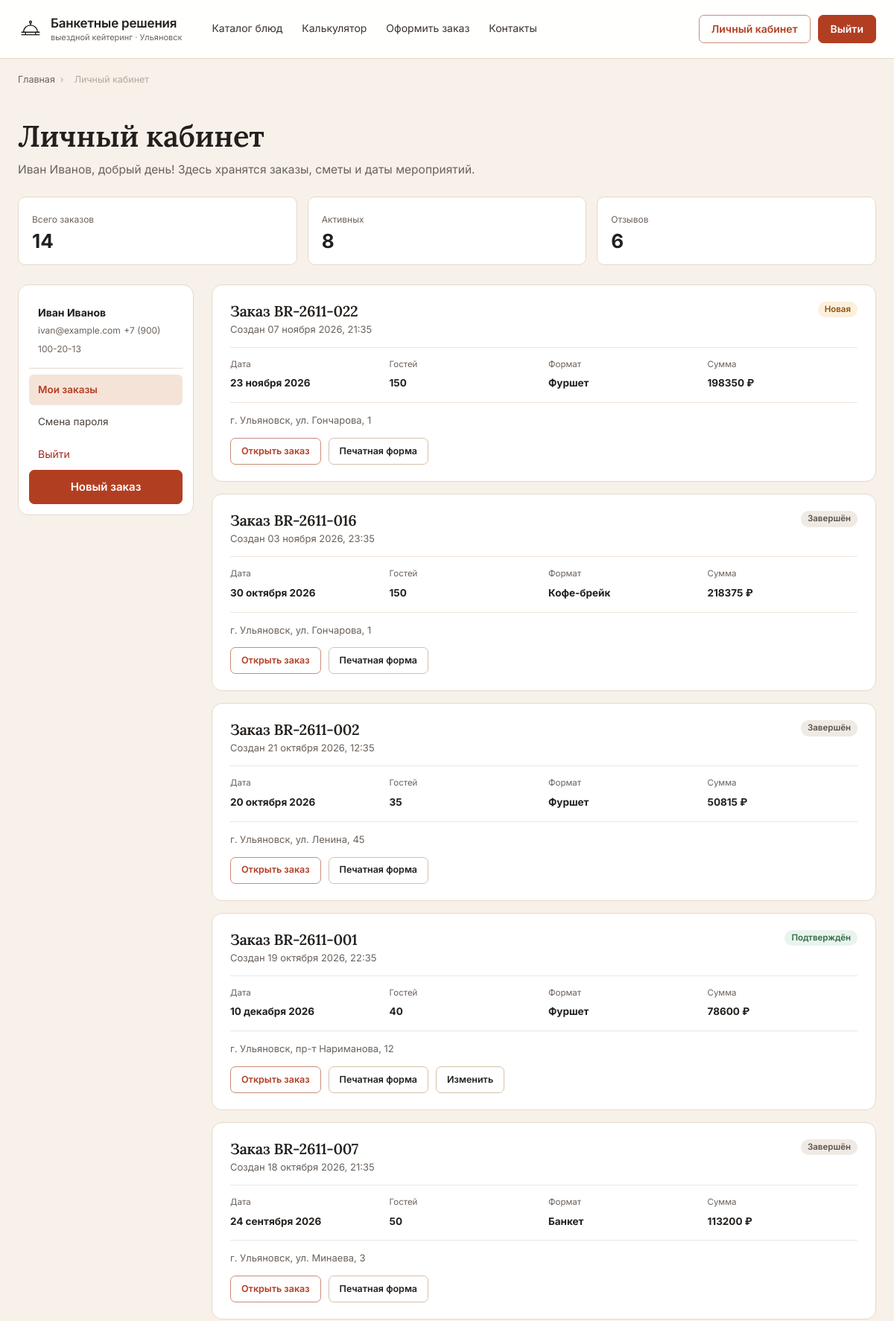
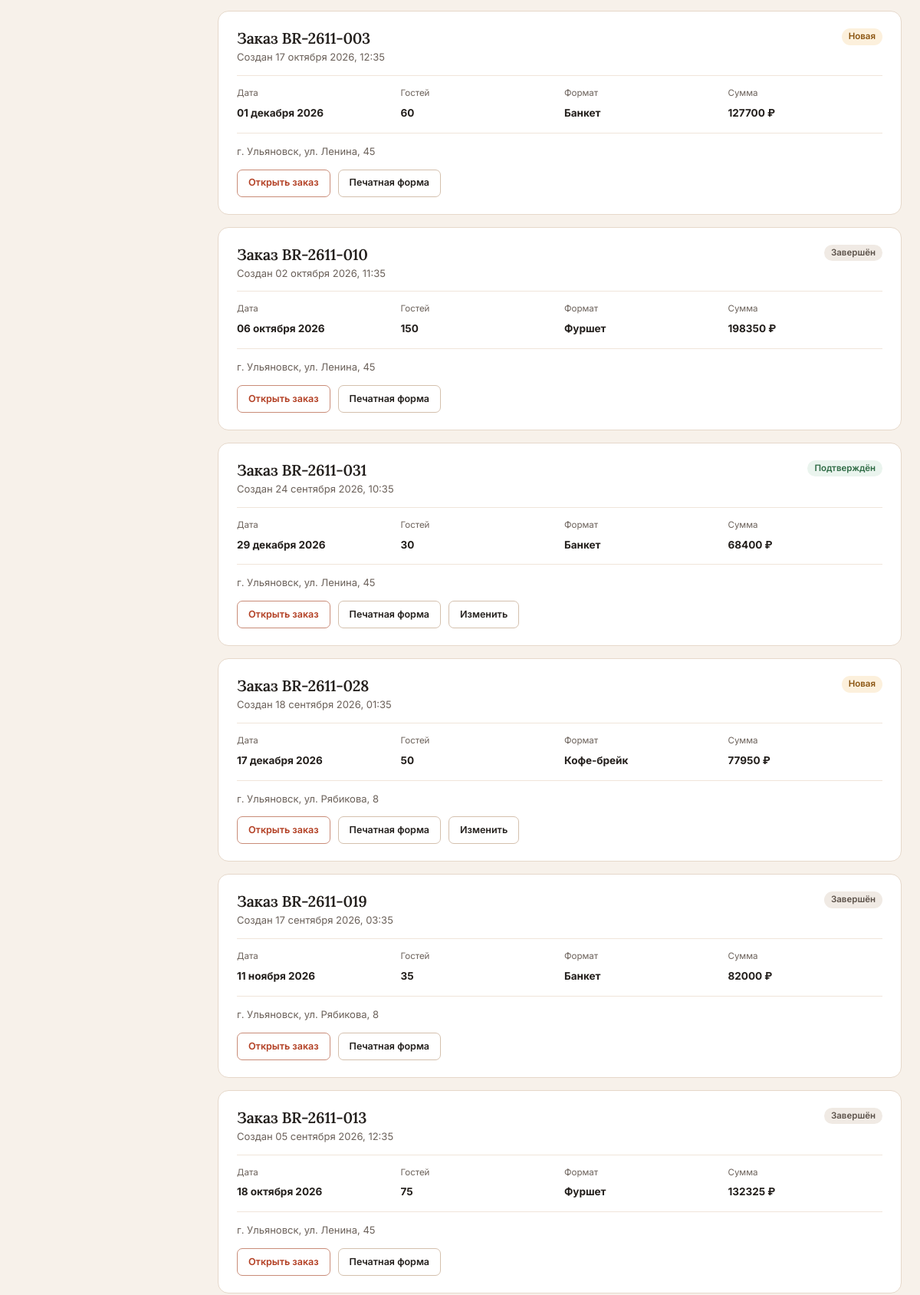
/account/ (signed in, upper part), run on the app's committed database (2 pictures, top to bottom).
### main/models.py (models this page shows, shortened)
class Profile(models.Model):
    user = models.OneToOneField(
        settings.AUTH_USER_MODEL, verbose_name='Пользователь', on_delete=models.CASCADE,
        related_name='profile',
    )
    phone = models.CharField('Телефон', max_length=24, blank=True)
    full_name = models.CharField('Имя и фамилия', max_length=120, blank=True)
    consent = models.BooleanField('Согласие на обработку данных', default=True)
    class Meta:
        verbose_name = 'Профиль'
        verbose_name_plural = 'Профили'

class CateringOrder(models.Model):
    STATUS_NEW = 'new'
    STATUS_CONFIRMED = 'confirmed'
    STATUS_COOKING = 'cooking'
    STATUS_DONE = 'done'
    STATUS_CANCELLED = 'cancelled'
    STATUS_CHOICES = (
        (STATUS_NEW, 'Новая'),
        (STATUS_CONFIRMED, 'Подтверждён'),
        (STATUS_COOKING, 'Готовится'),
        (STATUS_DONE, 'Завершён'),
        (STATUS_CANCELLED, 'Отменён'),
    )
    DECOR_CHOICES = (
        (0, 'Без оформления'),
        (10, 'Стандарт (+10 %)'),
        (25, 'Сложное (+25 %)'),
    )
    number = models.CharField('Номер заказа', max_length=20, unique=True, blank=True)
    customer = models.ForeignKey(
        settings.AUTH_USER_MODEL, verbose_name='Заказчик', on_delete=models.CASCADE,
        related_name='orders',
    )
    event_format = models.ForeignKey(
        EventFormat, verbose_name='Формат', on_delete=models.PROTECT,
        related_name='orders',
    )
    menu_template = models.ForeignKey(
        MenuTemplate, verbose_name='Готовый сет', on_delete=models.SET_NULL,
        related_name='orders', null=True, blank=True,
    )
    event_date = models.DateField('Дата мероприятия')
    guests = models.PositiveIntegerField('Гостей')
    address = models.CharField('Адрес', max_length=250)
    contact_name = models.CharField('Контактное лицо', max_length=120)
    contact_phone = models.CharField('Телефон', max_length=24)
    contact_email = models.EmailField('E-mail')
    decor_percent = models.PositiveSmallIntegerField('Оформление, %', choices=DECOR_CHOICES, default=10)
    comment = models.TextField('Комментарий', blank=True)
    sketch = models.FileField(
        'Эскиз оформления', upload_to='sketches/', blank=True,
        validators=[validate_upload_extension, validate_upload_size],
    )
    status = models.CharField('Статус', max_length=12, choices=STATUS_CHOICES, default=STATUS_NEW)
    menu_total = models.DecimalField('Меню, ₽', max_digits=12, decimal_places=2, default=0)
    decor_total = models.DecimalField('Оформление, ₽', max_digits=12, decimal_places=2, default=0)
    staff_total = models.DecimalField('Персонал, ₽', max_digits=12, decimal_places=2, default=0)
    tableware_total = models.DecimalField('Посуда, ₽', max_digits=12, decimal_places=2, default=0)
    total = models.DecimalField('Итого, ₽', max_digits=12, decimal_places=2, default=0)
    output_per_guest = models.PositiveIntegerField('Выход, г/чел.', default=0)
    created_at = models.DateTimeField('Создан', auto_now_add=True)
    updated_at = models.DateTimeField('Обновлён', auto_now=True)
    class Meta:
        verbose_name = 'Заказ кейтеринга'
        verbose_name_plural = 'Заказы кейтеринга'
        ordering = ('-created_at',)
        indexes = [models.Index(fields=['event_date', 'status'])]
    @property
    def status_css(self):
        return {
            self.STATUS_NEW: 'badge-warning',
            self.STATUS_CONFIRMED: 'badge-success',
            self.STATUS_COOKING: 'badge-neutral',
            self.STATUS_DONE: 'badge-neutral',
            self.STATUS_CANCELLED: 'badge-error',
        }.get(self.status, 'badge-neutral')
    @property
    def can_edit(self):
        if self.status == self.STATUS_CANCELLED:
            return False
        return (self.event_date - timezone.localdate()).days >= 2

class EventFormat(models.Model):
    name = models.CharField('Название', max_length=80, unique=True)
    slug = models.SlugField('Слаг', max_length=80, unique=True, blank=True)
    description = models.TextField('Описание', blank=True)
    price_per_guest = models.DecimalField('Цена за гостя, ₽', max_digits=10, decimal_places=2)
    min_output_per_guest = models.PositiveIntegerField('Рекомендуемая норма выхода, г/чел.')
    duration_hours = models.PositiveSmallIntegerField('Длительность, ч', default=4)
    kitchen_daily_limit = models.PositiveIntegerField('Суточный лимит кухни, гостей', default=250)
    is_active = models.BooleanField('Активен', default=True)
    sort_order = models.PositiveSmallIntegerField('Порядок', default=0)
    class Meta:
        verbose_name = 'Формат мероприятия'
        verbose_name_plural = 'Форматы мероприятий'
        ordering = ('sort_order', 'name')

### main/views.py (the view)
# urls.py: path('account/', views.account, name='account'),
@login_required
def account(request):
    orders = (
        CateringOrder.objects.filter(customer=request.user)
        .select_related('event_format')
        .prefetch_related('items')
        .order_by('-created_at')
    )
    profile = getattr(request.user, 'profile', None)
    return render(request, 'main/account.html', {
        'orders': orders,
        'profile': profile,
        'orders_count': orders.count(),
        'active_count': orders.exclude(
            status__in=[CateringOrder.STATUS_DONE, CateringOrder.STATUS_CANCELLED]
        ).count(),
        'reviews_count': Review.objects.filter(user=request.user).count(),
    })

### templates/main/account.html (shortened to what this page needs)
{% extends 'base.html' %}
{% block content %}
<div class="container">
  <nav class="breadcrumbs" aria-label="Хлебные крошки">
    <a href="{% url 'main:index' %}">Главная</a><span>›</span><span aria-current="page">Личный кабинет</span>
  </nav>
  <div class="page-head">
    <h1>Личный кабинет</h1>
    <p>{{ profile.full_name|default:user.get_full_name|default:user.username }}, добрый день! Здесь хранятся заказы, сметы и даты мероприятий.</p>
  </div>
  <div class="stats stats-wide">
    <div class="stat"><span>Всего заказов</span><b>{{ orders_count }}</b></div>
    <div class="stat"><span>Активных</span><b>{{ active_count }}</b></div>
    <div class="stat"><span>Отзывов</span><b>{{ reviews_count }}</b></div>
  </div>
  <div class="dash">
    <aside class="side">
      <div class="side-user">
        <b>{{ profile.full_name|default:user.get_full_name|default:user.username }}</b>
        <span>{{ user.email }}</span>
        {% if profile.phone %}<span>{{ profile.phone }}</span>{% endif %}
      </div>
      <nav aria-label="Разделы кабинета">
        <a class="active" href="{% url 'main:account' %}" aria-current="page">Мои заказы</a>
        <a href="{% url 'main:password_change' %}">Смена пароля</a>
        <form action="{% url 'main:logout' %}" method="post">
          <button class="side-exit" type="submit">Выйти</button>
        </form>
      </nav>
      <a class="btn btn-primary btn-block" href="{% url 'main:checkout' %}">Новый заказ</a>
    </aside>
    <div>
      {% for order in orders %}
        <article class="order-card">
          <div class="order-top">
            <div>
              <h2 class="order-title"><a href="{% url 'main:order_detail' order.pk %}">Заказ {{ order.number }}</a></h2>
              <div class="small muted">Создан {{ order.created_at|date:"d E Y, H:i" }}</div>
            </div>
            <span class="badge {{ order.status_css }}">{{ order.get_status_display }}</span>
          </div>
          <div class="order-meta">
            <div><span>Дата</span><b>{{ order.event_date|date:"d E Y" }}</b></div>
            <div><span>Гостей</span><b>{{ order.guests }}</b></div>
            <div><span>Формат</span><b>{{ order.event_format.name }}</b></div>
            <div><span>Сумма</span><b>{{ order.total|floatformat:0 }} ₽</b></div>
          </div>
          <p class="small muted order-address">{{ order.address }}</p>
          <div class="order-actions">
            <a class="btn btn-outline" href="{% url 'main:order_detail' order.pk %}">Открыть заказ</a>
            <a class="btn btn-ghost" href="{% url 'main:order_print' order.pk %}">Печатная форма</a>
            {% if order.can_edit and order.status != 'cancelled' %}
              <a class="btn btn-ghost" href="{% url 'main:order_edit' order.pk %}">Изменить</a>
            {% endif %}
          </div>
        </article>
      {% empty %}
        <div class="empty-state">
          <h2>Заказов пока нет</h2>
          <p>Выберите формат мероприятия и рассчитайте смету — заказ появится здесь.</p>
          <a class="btn btn-primary" href="{% url 'main:calculator' %}">Рассчитать банкет</a>
        </div>
      {% endfor %}
    </div>
  </div>
</div>
{% endblock %}

### data on the page
Profile: full_name "Иван Иванов", phone "+7 (900) 100-20-13"
CateringOrder: number "BR-2611-022", created_at "07 ноября 2026, 21:35", status "Новая", event_date "23 ноября 2026", guests "150", event_format.name "Фуршет", total "198350", address "г. Ульяновск, ул. Гончарова, 1"
CateringOrder: number "BR-2611-016", created_at "03 ноября 2026, 23:35", status "Завершён", event_date "30 октября 2026", guests "150", event_format.name "Кофе-брейк", total "218375", address "г. Ульяновск, ул. Гончарова, 1"
CateringOrder: number "BR-2611-002", created_at "21 октября 2026, 12:35", status "Завершён", event_date "20 октября 2026", guests "35", event_format.name "Фуршет", total "50815", address "г. Ульяновск, ул. Ленина, 45"
CateringOrder: number "BR-2611-001", created_at "19 октября 2026, 22:35", status "Подтверждён", event_date "10 декабря 2026", guests "40", event_format.name "Фуршет", total "78600", address "г. Ульяновск, пр-т Нариманова, 12", shows "Изменить"
CateringOrder: number "BR-2611-007", created_at "18 октября 2026, 21:35", status "Завершён", event_date "24 сентября 2026", guests "50", event_format.name "Банкет", total "113200", address "г. Ульяновск, ул. Минаева, 3"
CateringOrder: number "BR-2611-003", created_at "17 октября 2026, 12:35", status "Новая", event_date "01 декабря 2026", guests "60", event_format.name "Банкет", total "127700", address "г. Ульяновск, ул. Ленина, 45"
CateringOrder: number "BR-2611-010", created_at "02 октября 2026, 11:35", status "Завершён", event_date "06 октября 2026", guests "150", event_format.name "Фуршет", total "198350", address "г. Ульяновск, ул. Ленина, 45"
CateringOrder: number "BR-2611-031", created_at "24 сентября 2026, 10:35", status "Подтверждён", event_date "29 декабря 2026", guests "30", event_format.name "Банкет", total "68400", address "г. Ульяновск, ул. Ленина, 45", shows "Изменить"
CateringOrder: number "BR-2611-028", created_at "18 сентября 2026, 01:35", status "Новая", event_date "17 декабря 2026", guests "50", event_format.name "Кофе-брейк", total "77950", address "г. Ульяновск, ул. Рябикова, 8", shows "Изменить"
CateringOrder: number "BR-2611-019", created_at "17 сентября 2026, 03:35", status "Завершён", event_date "11 ноября 2026", guests "35", event_format.name "Банкет", total "82000", address "г. Ульяновск, ул. Рябикова, 8"
CateringOrder: number "BR-2611-013", created_at "05 сентября 2026, 12:35", status "Завершён", event_date "18 октября 2026", guests "75", event_format.name "Фуршет", total "132325", address "г. Ульяновск, ул. Ленина, 45"

### other printed values
{{ orders_count }} "14"
{{ active_count }} "8"
{{ reviews_count }} "6"
{{ user.email }} "ivan@example.com"
